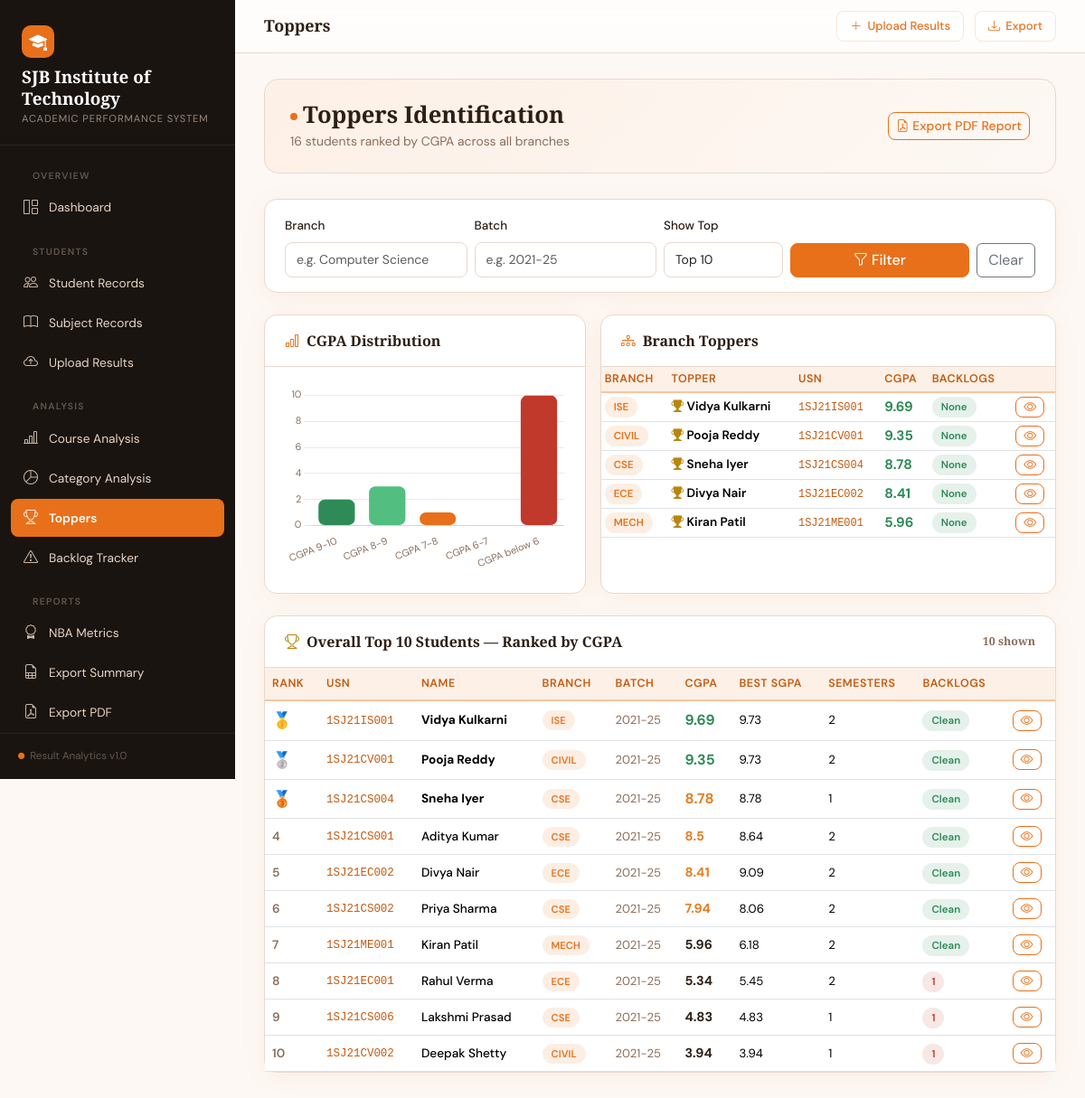
Screenshot of /analytics/toppers/ with the database file from the repository.
### analytics/models.py (models this page shows, shortened)
class Student(models.Model):
    GENDER_CHOICES = [('M', 'Male'), ('F', 'Female'), ('O', 'Other')]
    ADMISSION_QUOTA_CHOICES = [
        ('MGMT', 'Management'), ('GOV', 'Government'), ('NRI', 'NRI'), ('SNQ', 'SNQ'), ('OTHER', 'Other')
    ]
    ADMISSION_TYPE_CHOICES = [
        ('LATERAL', 'Lateral Entry'), ('REGULAR', 'Regular'), ('OTHER', 'Other')
    ]
    usn = models.CharField(max_length=20, unique=True, verbose_name='USN')
    name = models.CharField(max_length=100, verbose_name='Student Name')
    branch = models.CharField(max_length=100, verbose_name='Branch')
    batch = models.CharField(max_length=20, verbose_name='Batch')
    section = models.CharField(max_length=10, verbose_name='Section', blank=True, null=True)
    gender = models.CharField(max_length=1, choices=GENDER_CHOICES, blank=True, null=True)
    admission_quota = models.CharField(max_length=20, choices=ADMISSION_QUOTA_CHOICES, blank=True, null=True)
    admission_type = models.CharField(max_length=20, choices=ADMISSION_TYPE_CHOICES, blank=True, null=True)
    actual_category = models.CharField(max_length=50, blank=True, null=True)
    seat_category_claimed = models.CharField(max_length=50, blank=True, null=True)
    seat_category_alloted = models.CharField(max_length=50, blank=True, null=True)
    domicile_state = models.CharField(max_length=100, blank=True, null=True)
    domicile_place = models.CharField(max_length=100, blank=True, null=True)
    cet_rank = models.CharField(max_length=20, blank=True, null=True, verbose_name='CET/COMEDK/DCET Rank')
    achievements = models.TextField(blank=True, null=True)
    created_at = models.DateTimeField(auto_now_add=True)
    def get_cgpa(self):
        results = self.semesterresult_set.all()
        if not results:
            return 0.0
        total_credits = sum(r.total_credits for r in results if r.total_credits)
        weighted_sum = sum(r.sgpa * r.total_credits for r in results if r.total_credits and r.sgpa)
        return round(weighted_sum / total_credits, 2) if total_credits else 0.0
    def backlog_count(self):
        return self.result_set.filter(pass_fail='F').count()
    class Meta:
        ordering = ['usn']

### analytics/views.py (the view)
# urls.py: path('toppers/', views.toppers, name='toppers'),
def toppers(request):
    branch = request.GET.get('branch', '').strip()
    batch  = request.GET.get('batch', '').strip()
    top_n  = int(request.GET.get('top_n', 10))
    students = Student.objects.all()
    if branch:
        students = students.filter(branch__icontains=branch)
    if batch:
        students = students.filter(batch__icontains=batch)
    topper_list = []
    for s in students:
        cgpa = s.get_cgpa()
        if cgpa > 0:
            sem_results = SemesterResult.objects.filter(student=s).order_by('semester')
            best_sgpa = max((sr.sgpa for sr in sem_results), default=0)
            topper_list.append({
                'student': s,
                'cgpa': cgpa,
                'best_sgpa': round(best_sgpa, 2),
                'backlogs': s.backlog_count(),
                'sem_count': sem_results.count(),
            })
    topper_list = sorted(topper_list, key=lambda x: x['cgpa'], reverse=True)
    branch_toppers = {}
    for t in topper_list:
        br = t['student'].branch
        if br not in branch_toppers:
            branch_toppers[br] = t
    overall_top = topper_list[:top_n]
    branches_list = Student.objects.values_list('branch', flat=True).distinct().order_by('branch')
    batches_list  = Student.objects.values_list('batch',  flat=True).distinct().order_by('batch')
    cgpa_dist = {'9-10': 0, '8-9': 0, '7-8': 0, '6-7': 0, 'below 6': 0}
    for t in topper_list:
        c = t['cgpa']
        if c >= 9:   cgpa_dist['9-10'] += 1
        elif c >= 8: cgpa_dist['8-9']  += 1
        elif c >= 7: cgpa_dist['7-8']  += 1
        elif c >= 6: cgpa_dist['6-7']  += 1
        else:        cgpa_dist['below 6'] += 1
    return render(request, 'analytics/toppers.html', {
        'overall_top': overall_top,
        'branch_toppers': branch_toppers,
        'topper_list': topper_list,
        'total_ranked': len(topper_list),
        'branches_list': branches_list,
        'batches_list': batches_list,
        'cgpa_dist_json': to_json([{'range': k, 'count': v} for k, v in cgpa_dist.items()]),
        'filters': {'branch': branch, 'batch': batch, 'top_n': top_n},
    })

### analytics/views.py (called while the page is built)
def to_json(data):
    return json.dumps(data, cls=SafeJSONEncoder)

### templates/analytics/toppers.html (shortened to what this page needs)
{% extends "base.html" %}
{% block page_title %}Toppers{% endblock %}
{% block content %}
<div class="page-header d-flex align-items-center justify-content-between flex-wrap gap-2">
  <div>
    <h1><span class="dot-accent"></span>Toppers Identification</h1>
    <p class="section-sub mb-0 mt-1">{{ total_ranked }} students ranked by CGPA across all branches</p>
  </div>
  <a href="{% url 'export_pdf' %}" class="btn btn-outline-primary btn-sm">
    <i class="bi bi-file-earmark-pdf me-1"></i>Export PDF Report
  </a>
</div>
<div class="card mb-4">
  <div class="card-body py-3">
    <form method="get" class="row g-2 align-items-end">
      <div class="col-md-3">
        <label class="form-label">Branch</label>
        <input type="text" name="branch" value="{{ filters.branch }}" class="form-control" placeholder="e.g. Computer Science">
      </div>
      <div class="col-md-3">
        <label class="form-label">Batch</label>
        <input type="text" name="batch" value="{{ filters.batch }}" class="form-control" placeholder="e.g. 2021-25">
      </div>
      <div class="col-md-2">
        <label class="form-label">Show Top</label>
        <select name="top_n" class="form-select">
          <option value="10" {% if filters.top_n == 10 %}selected{% endif %}>Top 10</option>
        </select>
      </div>
      <div class="col-md-4 d-flex gap-2">
        <button type="submit" class="btn btn-primary flex-fill"><i class="bi bi-funnel me-1"></i>Filter</button>
        <a href="{% url 'toppers' %}" class="btn btn-outline-secondary">Clear</a>
      </div>
    </form>
  </div>
</div>
<div class="row g-3 mb-4">
  <div class="col-lg-5">
    <div class="card h-100">
      <div class="card-header"><i class="bi bi-bar-chart me-2" style="color:var(--primary)"></i>CGPA Distribution</div>
      <div class="card-body">
        <canvas id="cgpaDistChart" height="200"></canvas>
      </div>
    </div>
  </div>
  <div class="col-lg-7">
    <div class="card h-100">
      <div class="card-header"><i class="bi bi-diagram-3 me-2" style="color:var(--primary)"></i>Branch Toppers</div>
      <div class="card-body p-0">
        <div class="table-responsive">
          <table class="table table-sm mb-0">
            <thead><tr><th>Branch</th><th>Topper</th><th>USN</th><th>CGPA</th><th>Backlogs</th><th></th></tr></thead>
            <tbody>
              {% for branch, t in branch_toppers.items %}
              <tr>
                <td><span class="badge-orange" style="font-size:.72rem;">{{ branch }}</span></td>
                <td style="font-weight:600; font-size:.85rem;">
                  <i class="bi bi-trophy-fill" style="color:#B8860B;"></i> {{ t.student.name }}
                </td>
                <td><code style="font-size:.75rem; color:var(--primary-dark);">{{ t.student.usn }}</code></td>
                <td>
                  <strong style="color:var(--success); font-size:.95rem;">{{ t.cgpa }}</strong>
                </td>
                <td>
                  {% if t.backlogs == 0 %}
                    <span class="badge-pass">None</span>
                  {% else %}
                    <span class="badge-fail">{{ t.backlogs }}</span>
                  {% endif %}
                </td>
                <td>
                  <a href="{% url 'student_profile' t.student.usn %}" class="btn btn-sm btn-outline-primary py-0 px-2">
                    <i class="bi bi-eye"></i>
                  </a>
                </td>
              </tr>
              {% empty %}
              <tr><td colspan="6" class="text-center py-3 text-muted" style="font-size:.84rem;">No data available</td></tr>
              {% endfor %}
            </tbody>
          </table>
        </div>
      </div>
    </div>
  </div>
</div>
<div class="card">
  <div class="card-header d-flex align-items-center justify-content-between">
    <span><i class="bi bi-trophy me-2" style="color:#B8860B;"></i>Overall Top {{ filters.top_n }} Students — Ranked by CGPA</span>
    <span style="font-size:.78rem; color:var(--text-muted);">{{ overall_top|length }} shown</span>
  </div>
  <div class="card-body p-0">
    <div class="table-responsive">
      <table class="table mb-0">
        <thead>
          <tr>
            <th style="width:60px;">Rank</th>
            <th>USN</th>
            <th>Name</th>
            <th>Branch</th>
            <th>Batch</th>
            <th>CGPA</th>
            <th>Best SGPA</th>
            <th>Semesters</th>
            <th>Backlogs</th>
            <th></th>
          </tr>
        </thead>
        <tbody>
          {% for t in overall_top %}
          <tr style="{% if forloop.counter == 1 %}background:rgba(184,134,11,0.07);{% elif forloop.counter == 2 %}background:rgba(102,102,102,0.07);{% elif forloop.counter == 3 %}background:rgba(139,69,19,0.07);{% endif %}">
            <td>
              {% if forloop.counter == 1 %}
                <span style="font-size:1.1rem;">🥇</span>
              {% elif forloop.counter == 2 %}
                <span style="font-size:1.1rem;">🥈</span>
              {% elif forloop.counter == 3 %}
                <span style="font-size:1.1rem;">🥉</span>
              {% else %}
                <span style="font-size:.85rem; color:var(--text-muted); font-weight:600;">{{ forloop.counter }}</span>
              {% endif %}
            </td>
            <td><code style="font-size:.78rem; color:var(--primary-dark);">{{ t.student.usn }}</code></td>
            <td style="font-weight:{% if forloop.counter <= 3 %}700{% else %}500{% endif %}; font-size:.85rem;">
              {{ t.student.name }}
            </td>
            <td><span class="badge-orange" style="font-size:.7rem;">{{ t.student.branch }}</span></td>
            <td style="font-size:.82rem; color:var(--text-muted);">{{ t.student.batch }}</td>
            <td>
              <strong style="font-size:{% if forloop.counter <= 3 %}1rem{% else %}.9rem{% endif %};
                color:{% if t.cgpa >= 9 %}var(--success){% elif t.cgpa >= 7 %}var(--warning){% else %}var(--text-main){% endif %};">
                {{ t.cgpa }}
              </strong>
            </td>
            <td style="font-size:.83rem;">{{ t.best_sgpa }}</td>
            <td style="font-size:.83rem;">{{ t.sem_count }}</td>
            <td>
              {% if t.backlogs == 0 %}
                <span class="badge-pass">Clean</span>
              {% else %}
                <span class="badge-fail">{{ t.backlogs }}</span>
              {% endif %}
            </td>
            <td>
              <a href="{% url 'student_profile' t.student.usn %}" class="btn btn-sm btn-outline-primary py-0 px-2">
                <i class="bi bi-eye"></i>
              </a>
            </td>
          </tr>
          {% endfor %}
        </tbody>
      </table>
    </div>
  </div>
</div>
{% endblock %}
{% block scripts %}
<script>
const cgpaDist = {{ cgpa_dist_json|safe }};
const GRID = 'rgba(234,216,204,0.6)';
const COLORS = ['#2E8B57','#52BE80','#E8701A','#F5A264','#C0392B'];
const TT = {
  enabled: true,
  backgroundColor: 'rgba(26,20,16,0.92)',
  titleColor: '#F5A264', bodyColor: '#fff',
  borderColor: 'rgba(232,112,26,0.45)', borderWidth: 1,
  padding: 12, cornerRadius: 10, displayColors: true, boxPadding: 4,
  titleFont: { size: 12, weight: '600' }, bodyFont: { size: 12 },
};
new Chart(document.getElementById('cgpaDistChart'), {
  type: 'bar',
  data: {
    labels: cgpaDist.map(d => 'CGPA ' + d.range),
    datasets: [{
      label: 'Students',
      data: cgpaDist.map(d => d.count),
      backgroundColor: COLORS,
      borderRadius: 7,
      borderSkipped: false,
    }]
  },
  options: {
    interaction: { mode: 'index', intersect: false },
    plugins: {
      legend: { display: false },
      tooltip: { ...TT, callbacks: {
        title: items => items[0].label,
        label: ctx => `  Students: ${ctx.parsed.y}`
      }}
    },
    scales: {
      y: { beginAtZero: true, grid: { color: GRID }, border: { display: false }, ticks: { font: { size: 11 }, color: '#8B6E5A', stepSize: 1 } },
      x: { grid: { display: false }, ticks: { font: { size: 11 }, color: '#8B6E5A' } }
    }
  }
});
</script>
{% endblock %}

### templates/base.html (style rules this page uses)
:root { --primary: #E8701A; --primary-dark: #C45A10; --primary-light: #F5A264; --accent: #F7C59F; --bg: #FDF8F4; --bg-card: #FFFFFF; --sidebar-bg: #1A1410; --sidebar-text: #E8D5C4; --sidebar-hover: rgba(232,112,26,0.15); --sidebar-active:#E8701A; --text-main: #2D1F14; --text-muted: #8B6E5A; --border: #EAD8CC; --success: #2E8B57; --danger: #C0392B; --warning: #E67E22; --info: #2980B9; --glass-bg: rgba(255,255,255,0.72); --glass-border: rgba(232,112,26,0.18); --shadow: 0 4px 24px rgba(232,112,26,0.08); --shadow-lg: 0 8px 40px rgba(232,112,26,0.14); }
* { box-sizing: border-box; }
body { font-family: 'DM Sans', sans-serif; background: var(--bg); color: var(--text-main); min-height: 100vh; overflow-x: hidden; }
.card { border: 1px solid var(--border); border-radius: 14px; background: var(--bg-card); box-shadow: var(--shadow); }
.card-header { background: transparent; border-bottom: 1px solid var(--border); padding: 16px 22px; font-family: 'Playfair Display', serif; font-size: 1rem; font-weight: 600; color: var(--text-main); }
.card-body { padding: 22px; }
.table { font-size: .85rem; }
.table thead th { background: #FDF0E6; color: var(--primary-dark); font-weight: 600; border-bottom: 2px solid var(--accent); font-size: .78rem; letter-spacing: .04em; text-transform: uppercase; }
.table td { vertical-align: middle; }
.badge-pass { background: rgba(46,139,87,.12); color: var(--success); padding: 4px 10px; border-radius: 20px; font-size: .72rem; font-weight: 600; }
.badge-fail { background: rgba(192,57,43,.12); color: var(--danger); padding: 4px 10px; border-radius: 20px; font-size: .72rem; font-weight: 600; }
.badge-orange { background: rgba(232,112,26,.12); color: var(--primary); padding: 4px 10px; border-radius: 20px; font-size: .72rem; font-weight: 600; }
.btn-primary { background: var(--primary); border-color: var(--primary); font-weight: 500; border-radius: 8px; }
.btn-outline-primary { color: var(--primary); border-color: var(--primary); border-radius: 8px; font-weight: 500; }
.section-sub { color: var(--text-muted); font-size: .87rem; }
.page-header { background: linear-gradient(135deg, #FDF0E6 0%, #FDF8F4 100%); border: 1px solid var(--border); border-radius: 16px; padding: 24px 28px; margin-bottom: 28px; }
.page-header h1 { font-family: 'Playfair Display', serif; font-size: 1.6rem; font-weight: 700; margin: 0; }
.form-control, .form-select { border-radius: 8px; border: 1px solid var(--border); font-size: .875rem; padding: 8px 12px; background: #fff; }
.form-label { font-weight: 500; font-size: .84rem; color: var(--text-main); }
.dot-accent { display: inline-block; width: 8px; height: 8px; background: var(--primary); border-radius: 50%; margin-right: 6px; vertical-align: middle; }

### rows the page displays
Student: branch "ISE", student.name "Vidya Kulkarni", student.usn "1SJ21IS001", cgpa "9.69", student.branch "ISE", student.batch "2021-25", best_sgpa "9.73", sem_count "2", shows "Clean"
Student: branch "CIVIL", student.name "Pooja Reddy", student.usn "1SJ21CV001", cgpa "9.35", student.branch "CIVIL", student.batch "2021-25", best_sgpa "9.73", sem_count "2", shows "Clean"
Student: branch "CSE", student.name "Sneha Iyer", student.usn "1SJ21CS004", cgpa "8.78", student.branch "CSE", student.batch "2021-25", best_sgpa "8.78", sem_count "1", shows "Clean"
Student: branch "ECE", student.name "Divya Nair", student.usn "1SJ21EC002", cgpa "8.41", student.branch "ECE", student.batch "2021-25", best_sgpa "9.09", sem_count "2", shows "Clean"
Student: branch "MECH", student.name "Kiran Patil", student.usn "1SJ21ME001", cgpa "5.96", student.branch "MECH", student.batch "2021-25", best_sgpa "6.18", sem_count "2", shows "Clean"
Student: student.usn "1SJ21CS001", student.name "Aditya Kumar", student.branch "CSE", student.batch "2021-25", cgpa "8.5", best_sgpa "8.64", sem_count "2", shows "Clean"
Student: student.usn "1SJ21CS002", student.name "Priya Sharma", student.branch "CSE", student.batch "2021-25", cgpa "7.94", best_sgpa "8.06", sem_count "2", shows "Clean"
Student: student.usn "1SJ21EC001", student.name "Rahul Verma", student.branch "ECE", student.batch "2021-25", cgpa "5.34", best_sgpa "5.45", sem_count "2", backlogs "1"
Student: student.usn "1SJ21CS006", student.name "Lakshmi Prasad", student.branch "CSE", student.batch "2021-25", cgpa "4.83", best_sgpa "4.83", sem_count "1", backlogs "1"
Student: student.usn "1SJ21CV002", student.name "Deepak Shetty", student.branch "CIVIL", student.batch "2021-25", cgpa "3.94", best_sgpa "3.94", sem_count "1", backlogs "1"

### other values shown
{{ total_ranked }} "16"
{{ filters.top_n }} "10"
{{ overall_top|length }} "10"
